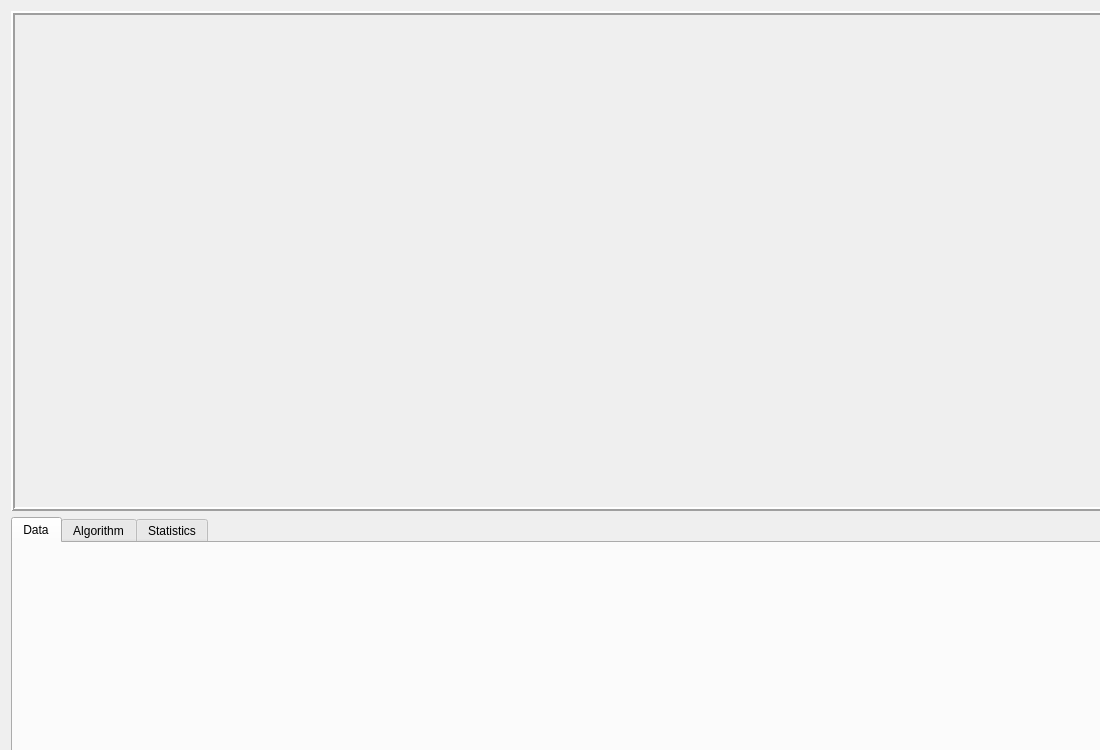
<?xml version="1.0" encoding="UTF-8"?>
<ui version="4.0">
 <class>MainWindow</class>
 <widget class="QMainWindow" name="MainWindow">
  <property name="geometry">
   <rect>
    <x>0</x>
    <y>0</y>
    <width>1100</width>
    <height>750</height>
   </rect>
  </property>
  <property name="sizePolicy">
   <sizepolicy hsizetype="Preferred" vsizetype="Preferred">
    <horstretch>0</horstretch>
    <verstretch>0</verstretch>
   </sizepolicy>
  </property>
  <property name="maximumSize">
   <size>
    <width>1100</width>
    <height>750</height>
   </size>
  </property>
  <property name="windowTitle">
   <string>Job Shop</string>
  </property>
  <widget class="QWidget" name="centralWidget">
   <widget class="QWidget" name="layoutWidget">
    <property name="geometry">
     <rect>
      <x>0</x>
      <y>0</y>
      <width>1104</width>
      <height>926</height>
     </rect>
    </property>
    <layout class="QVBoxLayout" name="cWidgetverticalLayout">
     <item>
      <widget class="BlockPlot" name="mBlockPlot" native="true">
       <property name="minimumSize">
        <size>
         <width>1100</width>
         <height>500</height>
        </size>
       </property>
       <property name="maximumSize">
        <size>
         <width>16777215</width>
         <height>540</height>
        </size>
       </property>
       <widget class="QFrame" name="frame">
        <property name="enabled">
         <bool>true</bool>
        </property>
        <property name="geometry">
         <rect>
          <x>0</x>
          <y>0</y>
          <width>1100</width>
          <height>500</height>
         </rect>
        </property>
        <property name="sizePolicy">
         <sizepolicy hsizetype="Preferred" vsizetype="Preferred">
          <horstretch>0</horstretch>
          <verstretch>0</verstretch>
         </sizepolicy>
        </property>
        <property name="minimumSize">
         <size>
          <width>1000</width>
          <height>500</height>
         </size>
        </property>
        <property name="frameShape">
         <enum>QFrame::Box</enum>
        </property>
        <property name="frameShadow">
         <enum>QFrame::Raised</enum>
        </property>
        <property name="lineWidth">
         <number>2</number>
        </property>
        <property name="midLineWidth">
         <number>0</number>
        </property>
       </widget>
      </widget>
     </item>
     <item>
      <widget class="QTabWidget" name="tabWidget">
       <property name="minimumSize">
        <size>
         <width>1100</width>
         <height>240</height>
        </size>
       </property>
       <property name="tabShape">
        <enum>QTabWidget::Rounded</enum>
       </property>
       <property name="currentIndex">
        <number>0</number>
       </property>
       <property name="iconSize">
        <size>
         <width>16</width>
         <height>16</height>
        </size>
       </property>
       <property name="elideMode">
        <enum>Qt::ElideNone</enum>
       </property>
       <property name="documentMode">
        <bool>false</bool>
       </property>
       <property name="tabsClosable">
        <bool>false</bool>
       </property>
       <property name="movable">
        <bool>true</bool>
       </property>
       <widget class="QWidget" name="dataTab">
        <attribute name="title">
         <string>Data</string>
        </attribute>
        <widget class="QWidget" name="verticalLayoutWidget">
         <property name="geometry">
          <rect>
           <x>0</x>
           <y>0</y>
           <width>1102</width>
           <height>212</height>
          </rect>
         </property>
         <layout class="QVBoxLayout" name="dataTVLayout">
          <item>
           <widget class="DataWidget" name="mDataWidget" native="true">
            <property name="minimumSize">
             <size>
              <width>1096</width>
              <height>210</height>
             </size>
            </property>
           </widget>
          </item>
         </layout>
        </widget>
       </widget>
       <widget class="QWidget" name="algorithmTab">
        <attribute name="title">
         <string>Algorithm</string>
        </attribute>
        <widget class="QWidget" name="verticalLayoutWidget_2">
         <property name="geometry">
          <rect>
           <x>0</x>
           <y>0</y>
           <width>1102</width>
           <height>212</height>
          </rect>
         </property>
         <layout class="QVBoxLayout" name="algorithTVLayout">
          <item>
           <widget class="SettingsWidget" name="mAlgorithmWidget" native="true">
            <property name="minimumSize">
             <size>
              <width>1096</width>
              <height>210</height>
             </size>
            </property>
           </widget>
          </item>
         </layout>
        </widget>
       </widget>
       <widget class="QWidget" name="statisticTab">
        <attribute name="title">
         <string>Statistics</string>
        </attribute>
        <widget class="QWidget" name="verticalLayoutWidget_3">
         <property name="geometry">
          <rect>
           <x>0</x>
           <y>0</y>
           <width>1102</width>
           <height>212</height>
          </rect>
         </property>
         <layout class="QVBoxLayout" name="statisticTVLayout">
          <item>
           <widget class="StatisticsWidget" name="mStatisticWidget" native="true">
            <property name="minimumSize">
             <size>
              <width>1096</width>
              <height>210</height>
             </size>
            </property>
           </widget>
          </item>
         </layout>
        </widget>
       </widget>
      </widget>
     </item>
    </layout>
   </widget>
  </widget>
 </widget>
 <layoutdefault spacing="6" margin="11"/>
 <customwidgets>
  <customwidget>
   <class>BlockPlot</class>
   <extends>QWidget</extends>
   <header>../Projekt-Harmonogramowanie/GUI/blockplot.h</header>
   <container>1</container>
  </customwidget>
  <customwidget>
   <class>DataWidget</class>
   <extends>QWidget</extends>
   <header>../Projekt-Harmonogramowanie/DataModificationWidgets/datawidget.h</header>
   <container>1</container>
  </customwidget>
  <customwidget>
   <class>SettingsWidget</class>
   <extends>QWidget</extends>
   <header>../Projekt-Harmonogramowanie/GUI/settingswidget.h</header>
   <container>1</container>
  </customwidget>
  <customwidget>
   <class>StatisticsWidget</class>
   <extends>QWidget</extends>
   <header>../Projekt-Harmonogramowanie/GUI/statisticswidget.h</header>
   <container>1</container>
  </customwidget>
 </customwidgets>
 <resources/>
 <connections/>
</ui>
